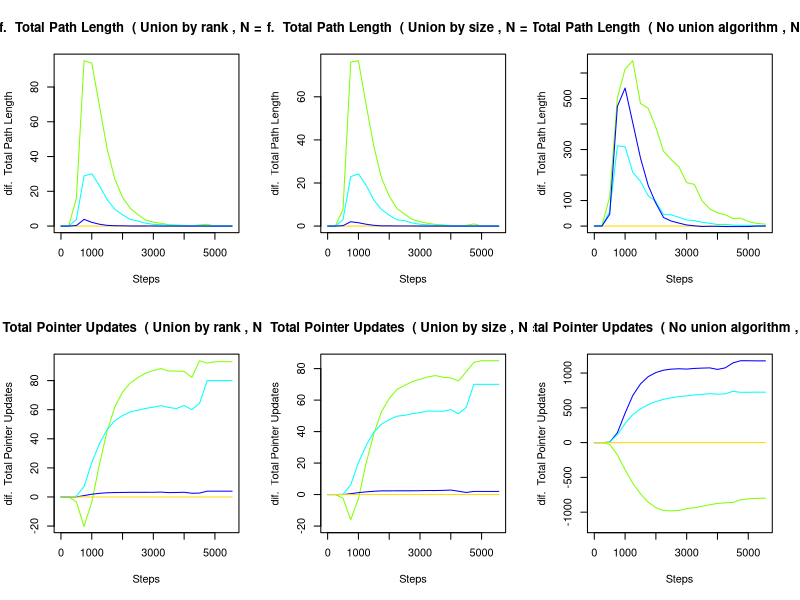
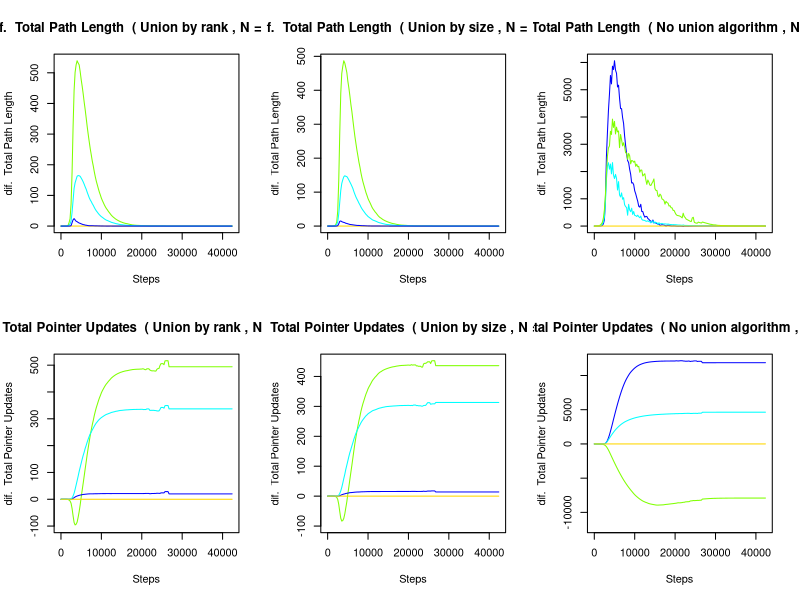
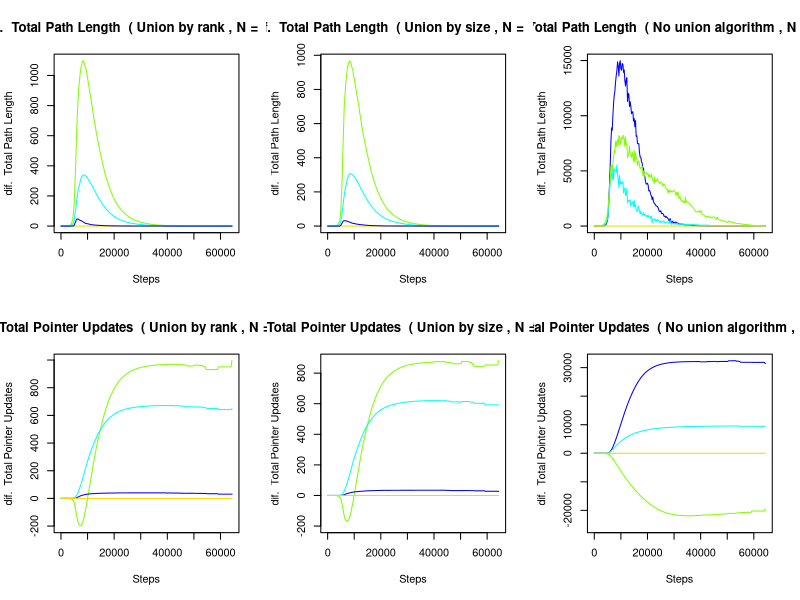
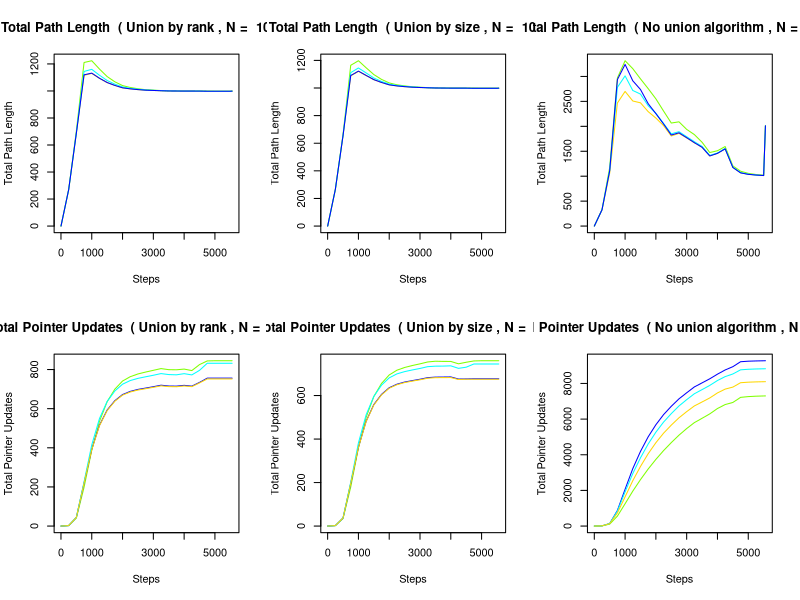
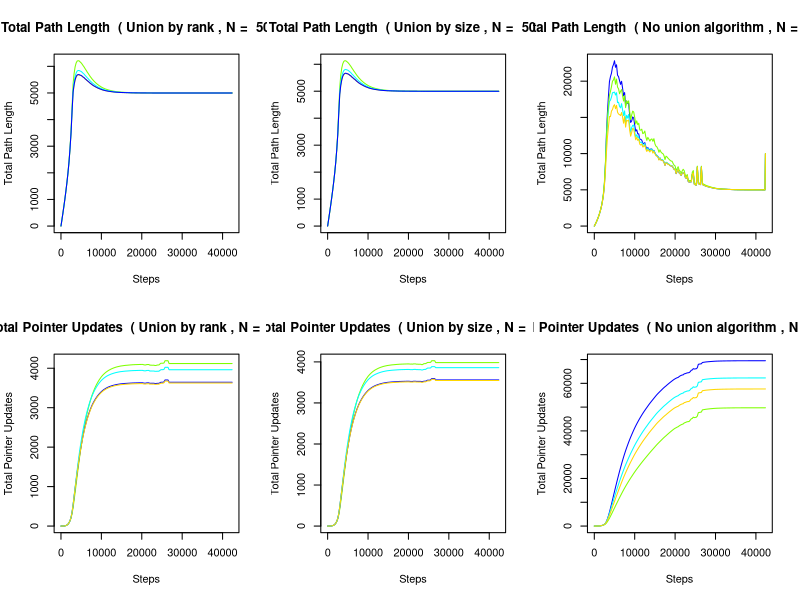
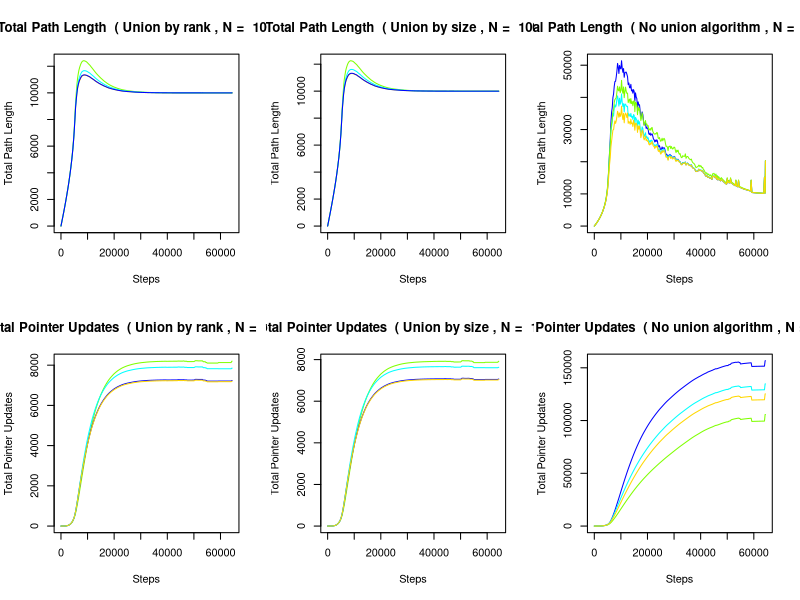
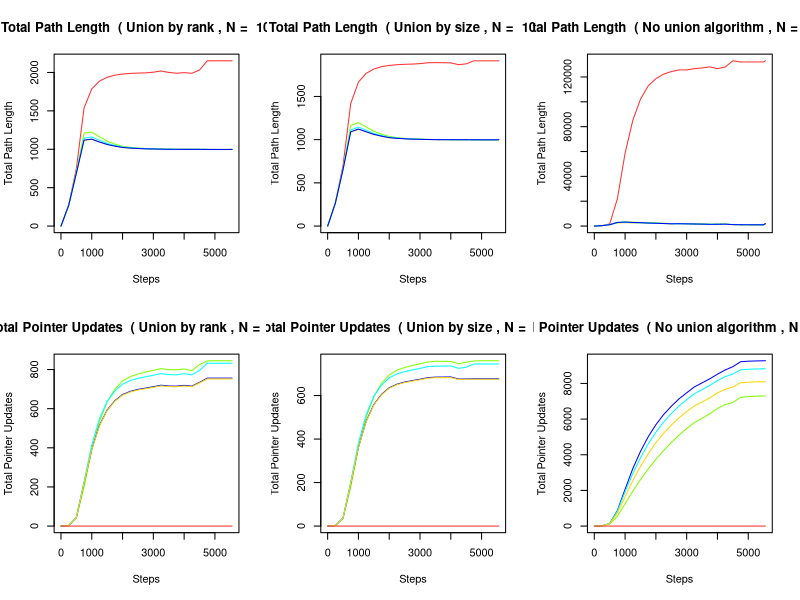
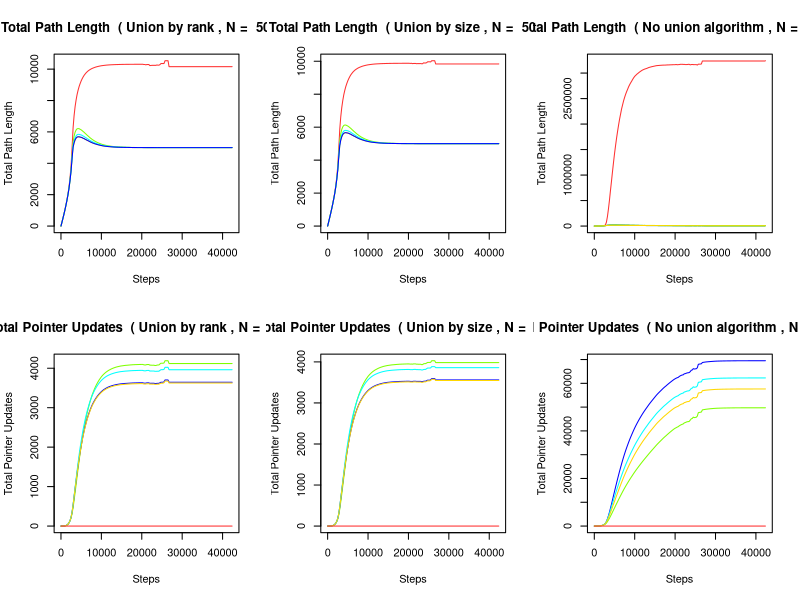

These figures' R source, in order:
data <- read.csv("./data/data.csv", header=TRUE, sep=" ")

xlab<-"Steps"
ylab<-c("", "", "", "", "", "Total Path Length", "Total Pointer Updates")
ual<-c("No union algorithm", "Union by size", "Union by rank")
ybase<-0
subtract<-FALSE

compute.vector <- function(calg, ualg, n, col=6,sub=subtract){
  maxdim<-0
  mt<-0
  for (t in c(0,1,2,3,4,5,6,7,8,9,10,11,12,13,14,15,16,17,18,19)) {
    it<-1
    for (celem in array(unlist(data[data$comp_alg==calg & data$union_alg==ualg & data$N==n & data$T==t,][col]))){
      if(it > maxdim) {
        maxdim = it
        mt<-t
      }
      it<-it+1
    }
  }
  
  colsum<-array(0,dim=c(maxdim))
  colcnt<-array(0,dim=c(maxdim))
  for (t in c(0,1,2,3,4,5,6,7,8,9,10,11,12,13,14,15,16,17,18,19)) {
    it<-1
    for (celem in array(unlist(data[data$comp_alg==calg & data$union_alg==ualg & data$N==n & data$T==t,][col]))){
      colsum[it]<-colsum[it] + celem
      colcnt[it]<-colcnt[it] + 1
      it<-it+1
    }
  }
  x<-array(unlist(data[data$comp_alg==calg & data$union_alg==ualg & data$N==n & data$T==mt,][5]))
  y<-colsum/colcnt
  
  if(sub){
    tmp<-compute.vector(1,ualg,n,col,FALSE)
    y<-y-tmp$y
  }
  
  return(data.frame("x" = x, "y" = y))
}

draw.plot <- function(calg, ualg, n, col=6, iniplot=true, color){
  for (t in c(0,1,2,3,4,5,6,7,8,9,10,11,12,13,14,15,16,17,18,19)) {
    # lines(data[data$comp_alg==calg & data$union_alg==ualg & data$N==n & data$T==t,][c(5,col)], col=color)
  }
  toplot<-compute.vector(calg, ualg, n, col)
  mx<-max(toplot$x)
  my<-max(toplot$y)
  yl<-ylab[col]
  if(subtract){
    yl<-paste("dif. ", ylab[col])
  }
  tit<-paste(yl, " (", ual[ualg+1], ", N = ", n, ")")
  if(iniplot) plot(c(0,mx), c(ybase, my), xlab=xlab, ylab=yl,main=tit,pch=30)
  lines(toplot, col=color)
}

draw.all.compression.algs <- function(ualg, n, col=6,first=1, order=c(0,2,1,3,4)){
  cols<-c('firebrick1', 'gold', 'chartreuse', 'cyan', 'blue', 'blueviolet')
  draw.plot(order[first], ualg, n, col, TRUE, cols[order[first]+1])
  for(ca in (first+1):5){
    draw.plot(order[ca], ualg, n, col, FALSE, cols[order[ca]+1])
  }
}

full.suite <- function(n){
  par(mfrow=c(2,3))
  ybase <<- 0
  draw.all.compression.algs(2,n,6,2)
  draw.all.compression.algs(1,n,6,2)
  if(n == 1000){
    draw.all.compression.algs(0,n,6,2)
  } else {
    draw.all.compression.algs(0,n,6,2,c(0,4,3,2,1))
  }
  
  if(subtract) ybase <<- - n / 50
  draw.all.compression.algs(2,n,7,2,c(0,2,4,3,1))
  draw.all.compression.algs(1,n,7,2,c(0,2,4,3,1))
  if(subtract) ybase <<- -2.7 * n + 1500
  draw.all.compression.algs(0,n,7,2,c(0,4,2,3,1))
}

full.suite.zero <- function(n){
  par(mfrow=c(2,3))
  ybase <<- 0
  draw.all.compression.algs(2,n,6,1)
  draw.all.compression.algs(1,n,6,1)
  if(n == 1000){
    draw.all.compression.algs(0,n,6,1)
  } else {
    draw.all.compression.algs(0,n,6,1,c(0,4,3,2,1))
  }
  
  if(subtract) ybase <<- - n / 50
  draw.all.compression.algs(2,n,7,1,c(2,4,3,1,0))
  draw.all.compression.algs(1,n,7,1,c(2,4,3,1,0))
  if(subtract) ybase <<- -2.7 * n + 1500
  draw.all.compression.algs(0,n,7,1,c(4,2,3,1,0))
}

subtract<-TRUE
png(file="./plots/dif_n1000.png", width=1500, height=1000)
full.suite(1000)
dev.off()
png(file="./plots/dif_n5000.png", width=1500, height=1000)
full.suite(5000)
dev.off()
png(file="./plots/dif_n10000.png", width=1500, height=1000)
full.suite(10000)
dev.off()

subtract<-FALSE
png(file="./plots/abs_n1000.png", width=1500, height=1000)
full.suite(1000)
dev.off()
png(file="./plots/abs_n5000.png", width=1500, height=1000)
full.suite(5000)
dev.off()
png(file="./plots/abs_n10000.png", width=1500, height=1000)
full.suite(10000)
dev.off()

png(file="./plots/absz_n1000.png", width=1500, height=1000)
full.suite.zero(1000)
dev.off()
png(file="./plots/absz_n5000.png", width=1500, height=1000)
full.suite.zero(5000)
dev.off()
png(file="./plots/absz_n10000.png", width=1500, height=1000)
full.suite.zero(10000)
dev.off()
